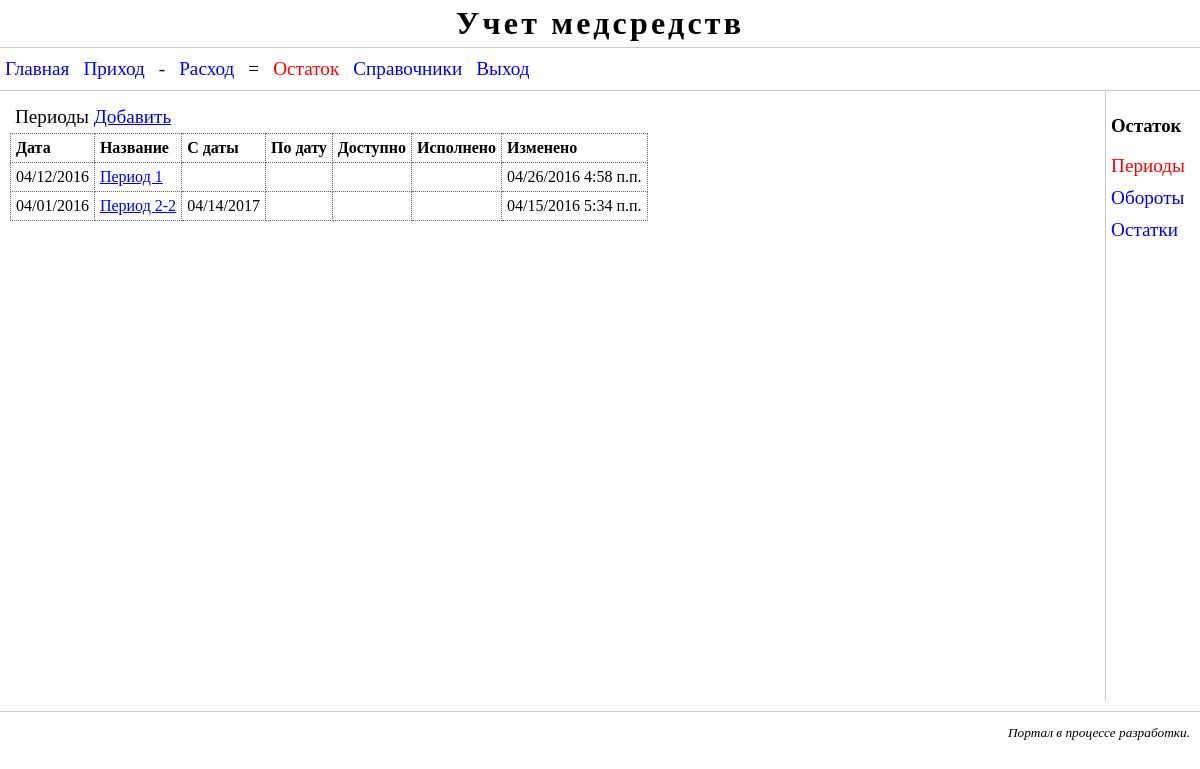
The app's page /rest/period_list/ (signed in), older data.
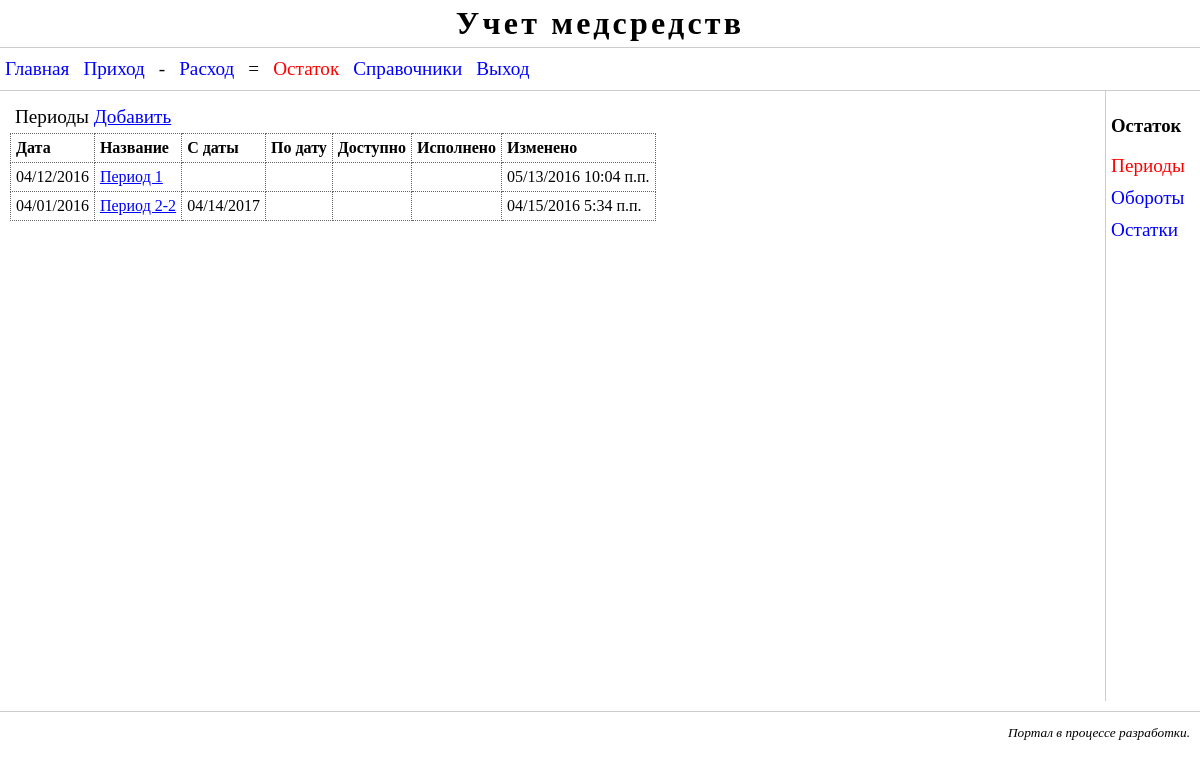
The same page, newer data.
### rest/models.py (models this page shows, shortened)
class Period(CommonModel):
    date = models.DateField(
        verbose_name = "Дата",
        )
    name = models.CharField(
        max_length = 100,
        unique_for_date = "date",
        verbose_name = "Название",
        validators = [
            RegexValidator(regex=r'^\S+',
                message= "Текст не должен начинаться пробелом"),
            RegexValidator(regex=r'\S+$',
                message= "Текст не должен оканчиваться пробелом"),
            ]
        )
    date_from = models.DateField(
        blank = True,
        null = True,
        verbose_name = "С даты",
        )
    date_to = models.DateField(
        blank = True,
        null = True,
        verbose_name = "По дату",
        )
    executed = models.BooleanField(
        default = False,
        verbose_name = "Исполнено",
        )
    stores = models.ManyToManyField(
        Store,
        blank = True,
        limit_choices_to = {'accessability': True},
        verbose_name = Store._meta.verbose_name_plural,
        )
    stores_only_blank = models.BooleanField(
        default = False,
        verbose_name = "Только неопределенные хранилища",
        )
    targets = models.ManyToManyField(
        Target,
        blank = True,
        limit_choices_to = {'accessability': True},
        verbose_name = Target._meta.verbose_name_plural,
        )
    targets_only_blank = models.BooleanField(
        default = False,
        verbose_name = "Только неопределенные цели",
        )
    class Meta:
        ordering = ["-date", "name"]
        verbose_name = "Период"
        verbose_name_plural = "Периоды"

### rest/views.py (the view)
class PeriodList(ListView, MyPageNumberContextMixin, MyModelContextMixin,
    MyRestsContextMixin):
    model = Period
    queryset = model.objects.order_by("-date", "name")
    paginate_by = 5
    allow_empty = True

### common/mycontext.py (called while the page is built)
    def get_context_data(self, **kwargs):
        context = super().get_context_data(**kwargs)
        context["current_url"] = self.request.path
        context["current_path"] = self.request.get_full_path()
        context["back_url"] = self.request.GET.get("back_url", "")
        context["success_url"] = self.request.GET.get("success_url", "")
        return context

    def get_context_data(self, **kwargs):
        context = super().get_context_data(**kwargs)
        context["pn"] = self.request.GET.get("page", "1")
        return context

    def get_context_data(self, **kwargs):
        context = super().get_context_data(**kwargs)
        context["model_verbose_name_plural"] = self.model._meta.verbose_name_plural
        fields_name = {}
        for f in self.model._meta.get_fields():
            if hasattr(f, "verbose_name"):
                fields_name[f.name] = f.verbose_name
        context["fields_verbose_name"] = fields_name
        if self.request.user.is_authenticated():
            model_name = self.model.__name__
            model_app = self.model._meta.app_label
            can = {}
            if self.request.user.has_perm(model_app + '.change_' + model_name):
                can["edit"] = True
            if self.request.user.has_perm(model_app + '.add_' + model_name):
                can["add"] = True
            context["can"] = can
        return context

### rest/views.py (called while the page is built)
    def get_context_data(self, **kwargs):
        context = super().get_context_data(**kwargs)
        context["app_code"] = APP
        context["app_name"] = apps.get_app_config(APP).verbose_name
        submenus = [
            {"url": "period_list",      "model": Period,   "param": ""},
            {"url": "turnover_list",    "model": Turnover, "param": 0},
            {"url": "rest_list",        "model": Rest,     "param": 0},
        ]
        for submenu in submenus:
            submenu["model_name"] = submenu["model"]._meta.verbose_name_plural
        context["submenus"] = submenus
        return context

### rest/templates/rest/period_list.html (shortened to what this page needs)
{% extends "rest/app_main.html" %}
{% block main %}
  <table class="refer-table">
    <caption>{{ model_verbose_name_plural }}
      {% if can.add %}
        <a href="{% url "period_add" %}?page={{ page_obj.number }}">Добавить</a>
      {% endif %}
    </caption>
    <thead>
    <tr>
      <th>{{ fields_verbose_name.date }}</th>
      <th>{{ fields_verbose_name.name }}</th>
      <th>{{ fields_verbose_name.date_from }}</th>
      <th>{{ fields_verbose_name.date_to }}</th>
      <th>{{ fields_verbose_name.accessability }}</th>
      <th>{{ fields_verbose_name.executed }}</th>
      <th>{{ fields_verbose_name.modifyed }}</th>
    </tr>
    </thead>
    <tbody>
    {% for object in object_list %}
      <tr>
        <td>{{ object.date|date:"SHORT_DATE_FORMAT" }}</td>
        <td>
          <a href=
            "{% url "period_detail" pk=object.pk %}?page={{ page_obj.number }}&back_url=period_list&success_url=period_list"
            >{{ object.name }}</a>
        </td>
        <td>{{ object.date_from|date:"SHORT_DATE_FORMAT" }}</td>
        <td>{{ object.date_to|date:"SHORT_DATE_FORMAT" }}</td>
        <td class="centered">
          {% if object.accessability %}&#10004;{% endif %}</td>
        <td class="centered">
          {% if object.executed %}&#10004;{% endif %}</td>
        <td>{{ object.modifyed|date:"SHORT_DATETIME_FORMAT" }}</td>
      </tr>
    {% empty %}
      <p>Нет данных</p>
    {% endfor %}
    </tbody>
  </table>
{% endblock %}

### rest/templates/rest/app_main.html
{% extends "main.html" %}
{% block submenu %}
  <h3>{{ app_name }}</h3>
  <ul>
    {% for object in submenus %}
      {% if object.param != "" %}
        {% url object.url object.param as page_url %}
      {% else %}
        {% url object.url as page_url %}
      {% endif %}
      <li>
        <a href="{{ page_url }}"
          {% if page_url == current_url %} class="current"{% endif %}>
          {{ object.model_name }}
        </a>
      </li>
    {% endfor %}
  </ul>
{% endblock %}

### templates/main.html
{% extends "base.html" %}
{% load staticfiles %}
{% block additional_css %}
  <link type="text/css" href="{% static "css/main.css" %}" rel="stylesheet">
{% endblock %}
{% block content %}
  <div id="header">
    <h1>Учет медсредств</h1>
  </div>
  <div id="mainmenu">
    <ul>
      {% url "main" as page_url %}
      <li><a href="{{ page_url }}"{% if page_url == current_url %} class="current"{% endif %}>Главная</a></li>
      {% url "income" as page_url %}
      <li><a href="{{ page_url }}"{% if page_url in current_url %} class="current"{% endif %}>Приход</a></li>
      <li>-</li>
      {% url "expense" as page_url %}
      <li><a href="{{ page_url }}"{% if page_url in current_url %} class="current"{% endif %}>Расход</a></li>
      <li>=</li>
      {% url "rest" as page_url %}
      <li><a href="{{ page_url }}"{% if page_url in current_url %} class="current"{% endif %}>Остаток</a></li>
      {% url "refer" as page_url %}
      <li><a href="{{ page_url }}"{% if page_url in current_url %} class="current"{% endif %}>Справочники</a></li>
      {% url "logout" as page_url %}
      <li><a href="{{ page_url }}"{% if page_url == current_url %} class="current"{% endif %}>Выход</a></li>
    </ul>
  </div>
  <div id="mainbody">
    <div id="submenu">
      {% block submenu %}
      {% endblock %}
    </div>
    <div id="main">
      {% block main %}
      {% endblock %}
    </div>
  </div>
  <div id="footer">
    <p>Портал в процессе разработки.</p>
  </div>
{% endblock %}

### templates/base.html (shortened to what this page needs)
{% load staticfiles %}
<!doctype html>
<html>
  <head>
    <link type="text/css" href="{% static "css/base.css" %}" rel="stylesheet">
    {% block additional_css %}
    {% endblock %}
  </head>
  <body>
    {% block content %}
    {% endblock %}
  </body>
</html>

### static/css/base.css (style rules this page uses)
body { color: #000000; background-color: #FFFFFF; margin: 0px; padding: 0px; }

### static/css/main.css (style rules this page uses)
#header { text-align: center; border-bottom: 1px #cccccc solid; }
#header h1 { margin: 5px 0px 5px 0px; letter-spacing: 0.1em; }
#mainmenu ul { margin: 0px; padding: 0px; border-bottom: 1px #cccccc solid; }
#mainmenu ul li { font-size: larger; list-style-type: none; margin: 10px 5px 10px 5px; display: inline-block; }
#mainmenu ul li a:link, #mainmenu ul li a:visited, #mainmenu ul li a:active, #mainmenu ul li a:hover { text-decoration: none; }
#mainmenu ul li a:link, #mainmenu ul li a:visited { color: #0000FF; background-color: #FFFFFF; }
#mainmenu ul li a.current:link, #mainmenu ul li a.current:visited, #mainmenu ul li a.current:active, #mainmenu ul li a.current:hover { color: #FF0000; background-color: #FFFFFF; }
#submenu { float: right; width: auto; border-left: 1px #cccccc solid; padding: 5px; min-height: 600px; }
#submenu ul { margin: 0px; padding: 0px; }
#submenu ul li { font-size: larger; list-style-type: none; margin: 0px 10px 10px 0px; }
#submenu ul li a { display: block; }
#submenu ul li a:link, #submenu ul li a:visited, #submenu ul li a:active, #submenu ul li a:hover { text-decoration: none; }
#submenu ul li a:link, #submenu ul li a:visited { color: #0000FF; background-color: #FFFFFF; }
#submenu ul li a.current:link, #submenu ul li a.current:visited, #submenu ul li a.current:active, #submenu ul li a.current:hover { color: #FF0000; background-color: #FFFFFF; }
#main { padding: 10px; min-height: 600px; }
#main a { color: #0000FF; background-color: #FFFFFF; }
#main .refer-table { width: auto; border-collapse: collapse; }
#main .refer-table caption { font-size: larger; padding: 5px; text-align: left; }
#main .refer-table td, .refer-table th { border: 1px dotted #666666; padding: 5px; text-align: left; }
#main .refer-table td.centered { text-align: center; }
#footer { text-align: right; border-top: 1px #cccccc solid; padding-right: 10px; }
#footer p { font-size: smaller; font-style: italic; }

Row changes from the older to the newer data that the page shows:
changed Period "Период 1": modifyed "04/26/2016 4:58 п.п." → "05/13/2016 10:04 п.п."
